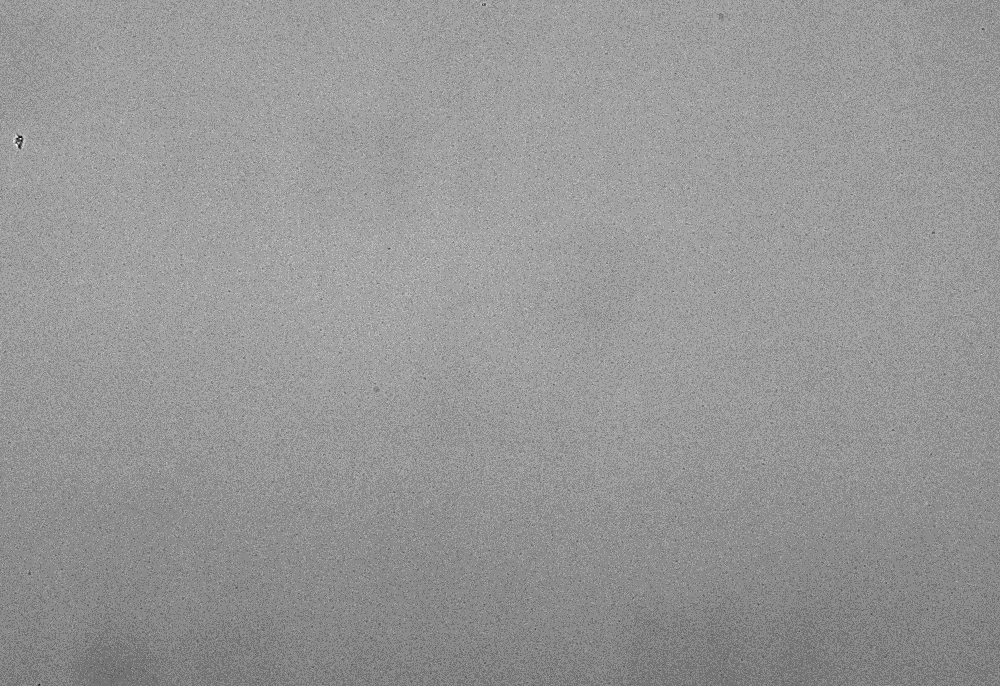
#> input picture services/test.tiff, 1000 x 686 px, shrunk from 3208 x 2200 before the run
$ python circle_finder.py test.tiff
#> lines starting #> are read from the running program, lines starting #| are printed output that depends on the picture
import cv2
import numpy as np
from pathlib import Path
from typing import List, Tuple


class CircleDetector:
    """Detect (nearly) perfect bubbles in monochromatic micrographs.

    The detector supports *aggressive* contrast‑boosting presets—handy for
    dim, low‑contrast bubble micrographs—before handing the image to OpenCV’s
    Hough‑circle transform.  Optionally saves an annotated PNG with bright
    green bounding boxes so you can visually sanity‑check the detections.
    """

    # ------------------------------------------------------------------
    # Construction & tunables
    # ------------------------------------------------------------------
    def __init__(
        self,
        # --- pre‑processing ------------------------------------------------
        contrast_method: str = "clahe",  # "clahe", "gamma", "hist_eq", "stretch", "none"
        gamma: float = 1.8,
        clahe_clip_limit: float = 2.0,
        clahe_tile_grid_size: Tuple[int, int] = (8, 8),
        stretch_low_pct: float = 2.0,
        stretch_high_pct: float = 98.0,
        blur_kernel_size: int = 9,
        # --- Hough transform ----------------------------------------------
        canny_threshold1: int = 50,
        canny_threshold2: int = 150,
        hough_dp: float = 1.2,
        hough_min_dist: int = 60,  # Increased from 50 - prevents nearby circles
        hough_param1: int = 85,    # Increased from 50 - higher edge threshold
        hough_param2: int = 45,     # Increased from 30 - higher accumulator threshold
        min_radius: int = 30,       # Increased from 10 - ignore very small circles
        max_radius: int = 300,      # Set a reasonable max instead of 0 (unlimited)
    ) -> None:
        self.contrast_method = contrast_method.lower()
        self.gamma = gamma
        self.clahe_clip_limit = clahe_clip_limit
        self.clahe_tile_grid_size = clahe_tile_grid_size
        self.stretch_low_pct = stretch_low_pct
        self.stretch_high_pct = stretch_high_pct

        self.blur_kernel_size = blur_kernel_size
        self.canny_threshold1 = canny_threshold1
        self.canny_threshold2 = canny_threshold2
        self.hough_dp = hough_dp
        self.hough_min_dist = hough_min_dist
        self.hough_param1 = hough_param1
        self.hough_param2 = hough_param2
        self.min_radius = min_radius
        self.max_radius = max_radius

    # ------------------------------------------------------------------
    # Internal helpers
    # ------------------------------------------------------------------
    def _enhance_contrast(self, gray: np.ndarray) -> np.ndarray:
        """Apply the requested global or local contrast expansion."""
        if self.contrast_method == "none":
            return gray

        if self.contrast_method == "gamma":
            inv_gamma = 1.0 / self.gamma
            table = (np.linspace(0, 1, 256) ** inv_gamma * 255).astype(np.uint8)
            return cv2.LUT(gray, table)

        if self.contrast_method == "hist_eq":
            return cv2.equalizeHist(gray)

        if self.contrast_method == "stretch":
            p_low, p_high = np.percentile(gray, [self.stretch_low_pct, self.stretch_high_pct])
            scale = 255.0 / max(p_high - p_low, 1)
            stretched = np.clip((gray.astype(np.float32) - p_low) * scale, 0, 255)
            return stretched.astype(np.uint8)

        # default / "clahe"
        clahe = cv2.createCLAHE(
            clipLimit=self.clahe_clip_limit, tileGridSize=self.clahe_tile_grid_size
        )
        return clahe.apply(gray)

    @staticmethod
    def _is_complete_circle(
        x: int, y: int, r: int, width: int, height: int
    ) -> bool:
        return (
            x - r >= 0 and y - r >= 0 and x + r < width and y + r < height
        )

    # ------------------------------------------------------------------
    # Public API
    # ------------------------------------------------------------------
    def process(self, image_file_path: str, augment: bool = False) -> List[float]:
        """Detect complete bubbles and optionally save an annotated PNG.

        Parameters
        ----------
        image_file_path : str
            Path to a 3208×2200 (approx.) monochromatic TIFF micrograph.
        augment : bool, default=False
            If *True*, draw bright‑green bounding boxes around *complete*
            circles and save the result alongside the original.

        Returns
        -------
        List[float]
            Diameters (in pixels) of every complete circle discovered.
        """
#> called with image_file_path = 'test.tiff', augment = False
        img_path = Path(image_file_path)
        if not img_path.exists():
            raise FileNotFoundError(img_path)

        gray = cv2.imread(str(img_path), cv2.IMREAD_GRAYSCALE)
#> gray is the input picture: shape (686, 1000); min 3, max 14, mean 9.49
        if gray is None:
            raise ValueError("Failed to load image or wrong path/format")

        # --------------------------------------------------------------
        # 1. Contrast expansion (gamma / CLAHE / …)
        # --------------------------------------------------------------
        gray = self._enhance_contrast(gray)

        # --------------------------------------------------------------
        # 2. De‑noise / smooth (Gaussian blur)
        # --------------------------------------------------------------
        gray_blurred = cv2.GaussianBlur(gray, (self.blur_kernel_size, self.blur_kernel_size), 0)
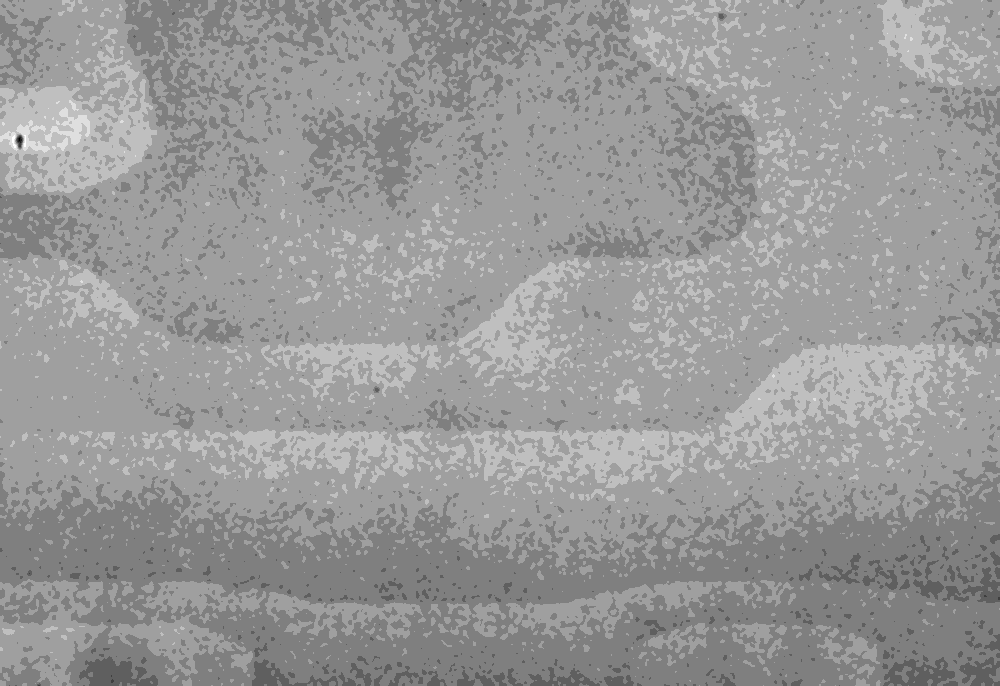
#> gray_blurred: shape (686, 1000); min 10, max 18, mean 14.81; drawn with min black and max white

        # --------------------------------------------------------------
        # 3. Circle detection (Hough GRADIENT)
        # --------------------------------------------------------------
        circles = cv2.HoughCircles(
            gray_blurred,
            cv2.HOUGH_GRADIENT,
            dp=self.hough_dp,
            minDist=self.hough_min_dist,
            param1=self.hough_param1,
            param2=self.hough_param2,
            minRadius=self.min_radius,
            maxRadius=self.max_radius,
        )
#> circles = None

        diameters: List[float] = []
        bgr = None
        if circles is not None:
            circles = np.uint16(np.around(circles[0]))
            h, w = gray.shape
            for x, y, r in circles:
                if self._is_complete_circle(x, y, r, w, h):
                    diameters.append(float(2 * r))
                    if augment:
                        if bgr is None:
                            bgr = cv2.cvtColor(gray, cv2.COLOR_GRAY2BGR)
                        cv2.rectangle(
                            bgr,
                            (x - r, y - r),
                            (x + r, y + r),
                            (0, 255, 0),
                            2,
                        )

        # --------------------------------------------------------------
        # 4. Optional save‑out
        # --------------------------------------------------------------
        if augment and diameters:
            if bgr is None:  # safety
                bgr = cv2.cvtColor(gray, cv2.COLOR_GRAY2BGR)
            out_path = img_path.with_name(f"{img_path.stem}_annotated.png")
            cv2.imwrite(str(out_path), bgr)

        return diameters


if __name__ == "__main__":
    import argparse, sys

    p = argparse.ArgumentParser(description="Bubble micrograph circle finder")
    p.add_argument("image", help="Path to TIFF micrograph")
    p.add_argument("--augment", action="store_true", help="Save annotated PNG")
    p.add_argument("--contrast", default="clahe", choices=["clahe", "gamma", "hist_eq", "stretch", "none"], help="Contrast method")
    p.add_argument("--gamma", type=float, default=1.8, help="Gamma for gamma correction (>1 brightens)")
    args = p.parse_args()

    detector = CircleDetector(contrast_method=args.contrast, gamma=args.gamma)
    try:
        diams = detector.process(args.image, augment=args.augment)
        print("Diameters (px):", diams if diams else "No complete circles found")
    except Exception as e:
        print (f"Error: {e}", file=sys.stderr)
        sys.exit(str(e))
